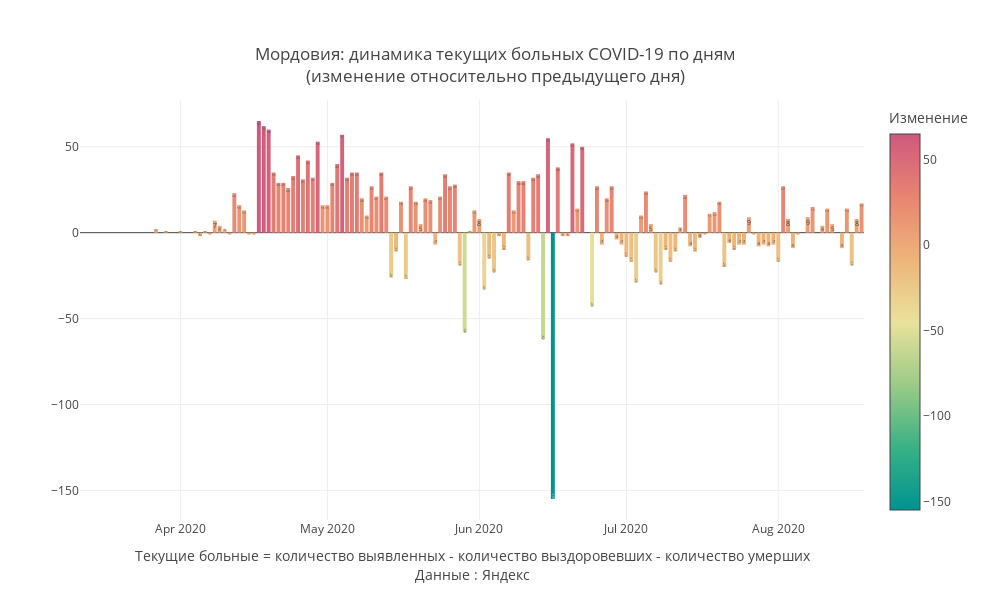

Here is the notebook cell this chart was saved with:
### Code cell
mask = X.Region ==my_region
#mask = (X.Date>'2020-05-01')&(X.Region==my_region)
Y = X[mask]

#Y['base'] = Y['Change_dayconf']*Y['Change_dayconf'].apply(lambda d:0 if d>0 else 1)
Y['Date']= pd.to_datetime(Y.Date)
fig = go.Figure()
fig.add_trace(
              go.Bar(x = Y.Date,y=Y.Change_remill,text = Y['Change_remill'],textposition = 'inside',hoverinfo='x+y',
                
                #marker_color=Y['Change_remill'].apply(lambda d:'crimson' if d>0 else 'green'),
                marker_color = Y['Change_remill'],marker_colorscale = 'Temps',marker_colorbar ={'tickmode':'auto',
                                    'title':{'text':'Изменение','side':'top'}})     
                )
fig.update_layout(
    annotations=[
#         dict(
#             x='2020-04-13',
#             y=10594,
#             xref="x",
#             yref="y",
#             text="Введение<br>пропускной<br>системы в Москве",
#             showarrow=True,
#             arrowhead=2,
#             ax=0,
#             ay=-60),
#         dict(
#             x='2020-06-09',
#             y=-3877,
#             xref="x",
#             yref="y",
#             text="Отмена<br>пропускной<br>системы в Москве",
#             showarrow=True,
#             arrowhead=2,
#             ax=-20,
#             ay=40),
#         dict(
#             x='2020-05-20',
#             y=-2816,
#             xref="x",
#             yref="y",
#             text="20 мая",
#             showarrow=True,
#             arrowhead=2,
#             ax=-20,
#             ay=40),
        
        dict(x=0.5,y=-0.15,
            showarrow=False,
            text="",
            xref="paper",
            yref="paper")],
                  title=f'{my_region}: динамика текущих больных COVID-19 по дням<br>(изменение относительно предыдущего дня)',
                  title_x = 0.5,
                  title_y= 0.9,
                  title_xanchor = "center",
                  title_yanchor = "bottom", 
                  legend_x = 0.05,legend_y = 0.98,
                  width = 990, height = 600,template = 'gridon',
    
    
                  xaxis_title='Текущие больные = количество выявленных - количество выздоровевших - количество умерших'+
                               '<br>Данные : Яндекс',
    yaxis_title = ' '
)

fig.show()

### Figure 1 — Plotly figure (JSON) as saved in the notebook; plotly's stock layout.template omitted (floating-point values rounded to 4 significant figures; data arrays with more than 128 entries replaced by an {"elided": "..."} marker saying what was removed)
{"data": [{"hoverinfo": "y", "marker": {"color": {"elided": "160 int values"}, "colorbar": {"tickmode": "auto", "title": {"side": "top", "text": "Изменение"}}, "colorscale": [[0, "rgb(0, 147, 146)"], [0.1667, "rgb(57, 177, 133)"], [0.3333, "rgb(156, 203, 134)"], [0.5, "rgb(233, 226, 156)"], [0.6667, "rgb(238, 180, 121)"], [0.8333, "rgb(232, 132, 113)"], [1, "rgb(207, 89, 126)"]]}, "text": {"elided": "160 int values"}, "textposition": "inside", "type": "bar", "x": {"elided": "160 str values"}, "y": {"elided": "160 int values"}}], "layout": {"annotations": [{"showarrow": false, "text": "", "x": 0.5, "xref": "paper", "y": -0.15, "yref": "paper"}], "height": 600, "legend": {"x": 0.05, "y": 0.98}, "title": {"text": "Мордовия: динамика текущих больных COVID-19 по дням<br>(изменение относительно предыдущего дня)", "x": 0.5, "xanchor": "center", "y": 0.9, "yanchor": "bottom"}, "width": 990, "xaxis": {"title": {"text": "Текущие больные = количество выявленных - количество выздоровевших - количество умерших<br>Данные : Яндекс"}}, "yaxis": {"title": {"text": " "}}}}
